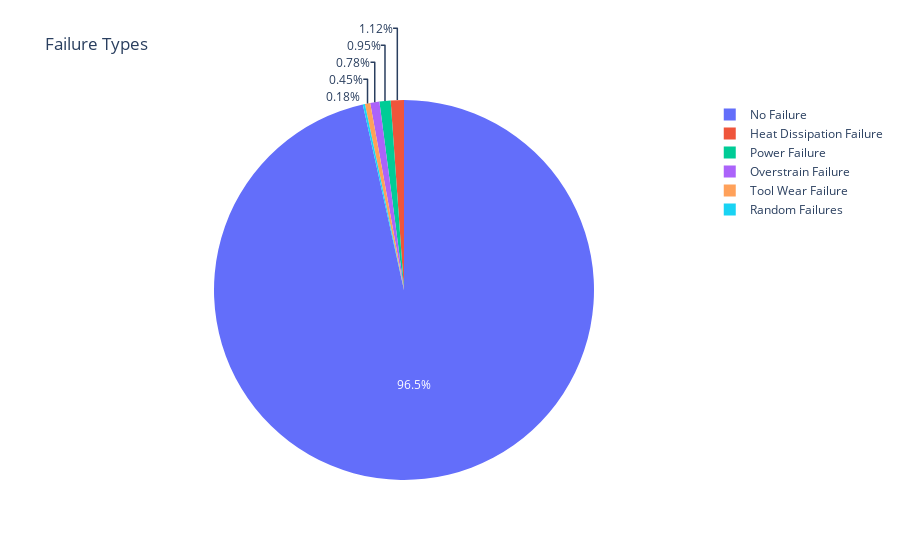

Source (notebook cell):
### Markdown cell above
Terdapat keanehan pada grafik, yang mana grafik di atas merupakan unique Failure Type yang mana Target = 1 yang artinya mesin sedang mengalami kegagalan tetapi berjenis No Failure, kami tidak tahu alasannya kemungkinan ada kesalahan input. Tetapi jangan khawatir berhubung targetnya adalah kolom "Target" maka kolom "Feature Type" akan didrop agar menghindar dari kebocoran data.

### Code cell
# Mengamati distribution dari kegagalan dalam pie chart
import plotly.graph_objects as go 
import plotly.express as px 
fig = px.pie(data_copy, 
             title = 'Failure Types', 
             names = 'failure_type') 
fig.show()

### Figure 1 — Plotly figure (JSON) as saved in the notebook; plotly's stock layout.template omitted (floating-point values rounded to 4 significant figures; data arrays with more than 128 entries replaced by an {"elided": "..."} marker saying what was removed)
{"data": [{"domain": {"x": [0, 1], "y": [0, 1]}, "hovertemplate": "failure_type=%{label}<extra></extra>", "labels": {"elided": "10000 str values"}, "legendgroup": "", "name": "", "showlegend": true, "type": "pie"}], "layout": {"legend": {"tracegroupgap": 0}, "title": {"text": "Failure Types"}}}
